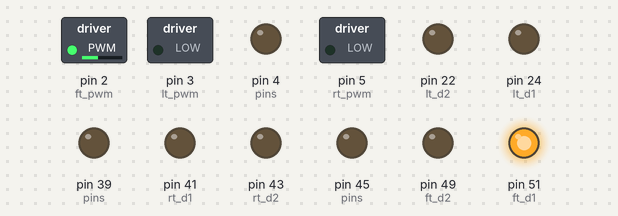
This sketch was run on a simulated Arduino Mega 2560, built with avr-gcc and run on an emulated ATmega2560. On the bench: switched loads named in the sketch (green lamp = pin HIGH), output pins drawn as LEDs (lit = HIGH). What the sketch prints to the serial monitor is not drawn.

Above: at 0.1 s.
At 2.1 s:
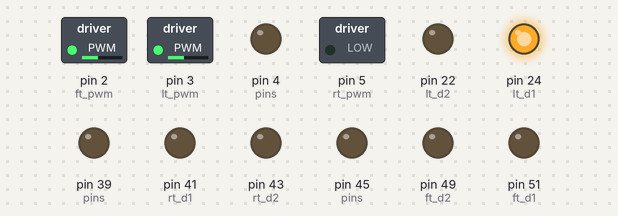
At 8.1 s:
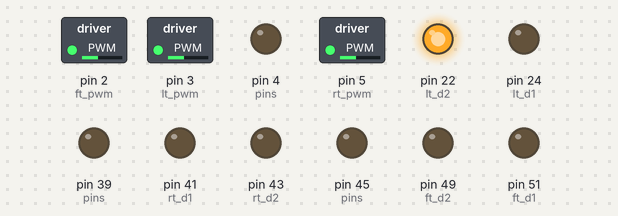
At 18.1 s:
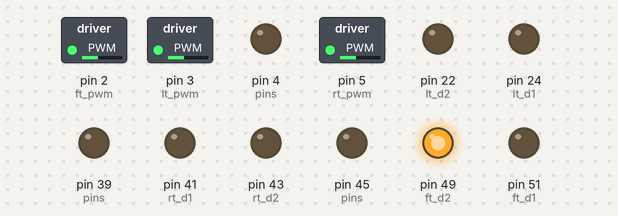
At 28.1 s:
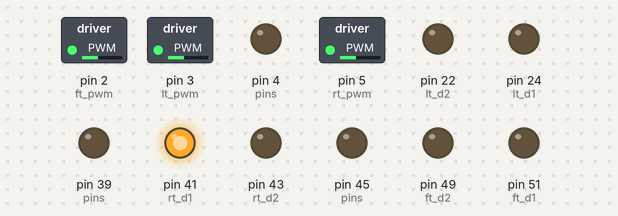
At 38.1 s:
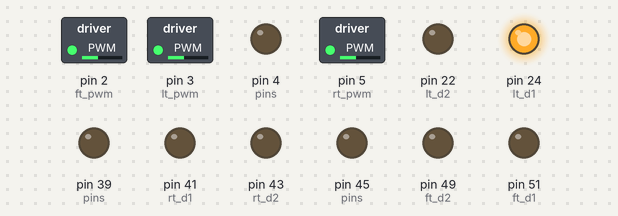
Timing chart, 0 to 39.6 s (numbered marks = the images above):
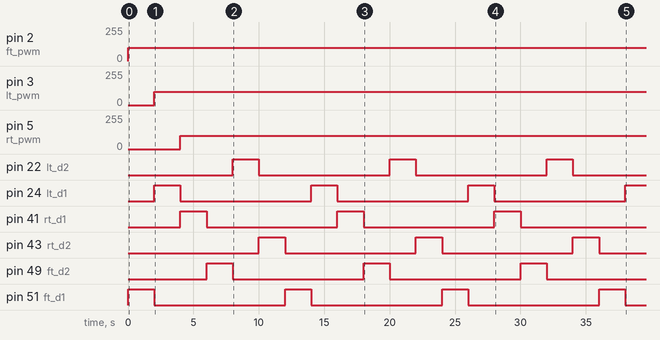

The sketch:

wro_tetris-2018.ino
```cpp
#define ENC_FR 0x5
#define ENC_LT 0x6
#define ENC_RT 0x7
#define motor_debug true

#include<Wire.h>


//Motor Pinouts :

//Front Wheel
constexpr int ft_d1 = 51;
constexpr int ft_d2 = 49;
constexpr int ft_pwm = 2;

//Left Wheel
constexpr int lt_d1 = 24;
constexpr int lt_d2 = 22;
constexpr int lt_pwm = 3;

//Right Wheel
constexpr int rt_d1 = 41;
constexpr int rt_d2 = 43;
constexpr int rt_pwm = 5;

//Clamping Rack & Pinion Motor
constexpr int rp_d1 = 39;
constexpr int rp_d2 = 45;
constexpr int rp_pwm = 4;

constexpr int pins[] = {51, 49, 2, 24, 22, 3, 41, 43, 5, 39, 45, 4};
```

bno.ino
```cpp
////BNO/////
#define BNO055_ADDRESS          0x29
#define BNO055_ST_RESULT        0x36

byte lsb_yaw;
byte msb_yaw;
double yaw = 0;
double yaw_offset = 0;

void bnoSelftest(){
    SerialFlush();
    Wire.beginTransmission(BNO055_ADDRESS);
    Wire.write(BNO055_ST_RESULT);
    Wire.endTransmission();
    Wire.requestFrom(BNO055_ADDRESS, (size_t) 1);
    byte selftest = Wire.read();

    if(selftest & 0x01) {
      Serial.println("accelerometer passed selftest");
    } else {
      Serial.println("accelerometer failed selftest");
    }
    if(selftest & 0x02) {
      Serial.println("magnetometer passed selftest");
    } else {
      Serial.println("magnetometer failed selftest");
    }
    if(selftest & 0x04) {
      Serial.println("gyroscope passed selftest");
    } else {
      Serial.println("gyroscope failed selftest");
    }
    if(selftest & 0x08) {
      Serial.println("MCU passed selftest");
    } else {
      Serial.println("MCU failed selftest");
    }
    while(!Serial.available()){
      Serial.print("YAW : : ");
      Serial.println(getYaw());
    }
    SerialFlush();
}

bool bnoInitialize() {
  Wire.beginTransmission(BNO055_ADDRESS);
  byte error = Wire.endTransmission();
  if(error!=0)
    return false;
  Wire.beginTransmission(BNO055_ADDRESS);
  Wire.write(0x3D);
  Wire.write(0x0C);
  Wire.endTransmission();
  delay(10);

  for (int i = 0; i < 50; i++) {
    Wire.beginTransmission(BNO055_ADDRESS);
    Wire.write(0x1A);
    Wire.endTransmission();
    Wire.requestFrom(BNO055_ADDRESS, 2);
    lsb_yaw = Wire.read();
    msb_yaw = Wire.read();
    yaw_offset = yaw_offset + (((((int)msb_yaw) << 8) | lsb_yaw));
  }
  yaw_offset /= 800;
  Serial.println(yaw_offset);
  delay(50);
  return true;
}

double getYaw() {
  Wire.beginTransmission(BNO055_ADDRESS);
  Wire.write(0x1A);
  Wire.endTransmission();
  Wire.requestFrom(BNO055_ADDRESS, 2);
  lsb_yaw = Wire.read();
  msb_yaw = Wire.read();
  yaw = (((((int)msb_yaw) << 8) | lsb_yaw));
  yaw /= 16;
  yaw = yaw - yaw_offset;
  if (yaw < 0)
    yaw += 360;
  Serial.println(yaw);
  return yaw;
}
```

drive.ino
```cpp
enum motors{back, left, right, all};

void stopMotor(int motor, bool hardBrake = false){
    switch(motor){
        case back:
            digitalWrite(ft_d1, hardBrake);
            digitalWrite(ft_d2, hardBrake);
            break;
        case left:
            digitalWrite(lt_d1, hardBrake);
            digitalWrite(lt_d2, hardBrake);
            break;
        case right:
            digitalWrite(rt_d1, hardBrake);
            digitalWrite(rt_d2, hardBrake);
        case all:
            digitalWrite(ft_d1, hardBrake);
            digitalWrite(ft_d2, hardBrake);
            digitalWrite(lt_d1, hardBrake);
            digitalWrite(lt_d2, hardBrake);
            digitalWrite(rt_d1, hardBrake);
            digitalWrite(rt_d2, hardBrake);
    }
}

int current_pwm[3] = {0};
void writeMotor(int motor, int pwm){
    switch(motor){
        case back:
            digitalWrite(ft_d1, pwm > 0);
            digitalWrite(ft_d2, pwm < 0);
            analogWrite(ft_pwm, abs(pwm));
            current_pwm[0] = pwm;
            break;
        case left:
            digitalWrite(lt_d1, pwm > 0);
            digitalWrite(lt_d2, pwm < 0);
            analogWrite(lt_pwm, abs(pwm));
            current_pwm[1] = pwm;

            break;
        case right:
            digitalWrite(rt_d1, pwm > 0);
            digitalWrite(rt_d2, pwm < 0);
            analogWrite(rt_pwm, abs(pwm));
            current_pwm[2] = pwm;
            break;
    }
    if(motor_debug){
                Serial.print("FT_PWM : : ");
                Serial.print(current_pwm[0]);
                Serial.print("\tLT_PWM : : ");
                Serial.print(current_pwm[1]);
                Serial.print("\tRT_PWM : : ");
                Serial.print(current_pwm[2]);
            }
}
```

loop.ino
```cpp
void loop(){
    writeMotor(back, 100);
    delay(2000);
    stopMotor(all);
    writeMotor(left, 100);
    delay(2000);
    stopMotor(all);
    writeMotor(right, 100);
    delay(2000);
    stopMotor(all);
    writeMotor(back, -100);
    delay(2000);
    stopMotor(all);
    writeMotor(left, -100);
    delay(2000);
    stopMotor(all);
    writeMotor(right, -100);
    delay(2000);
    stopMotor(all);
}
```

misc.ino
```cpp
void SerialFlush(){
    while(Serial.available())
        char ch = Serial.read();
}
```

setup.ino
```cpp
void setup(){
    Serial.begin(115200);
    Serial.println("Setting up the bot.");
    Wire.begin();
    for (int i : pins)
        pinMode(i, OUTPUT);
    //  while(!bnoInitialize()){
    //      Serial.println("BNO not connected. Trying to reconnect.");
    //      delay(200);
    //  }
    Serial.println("Setup Complete.");
}
```

Measured:
- by itself, pin 2 (ft_pwm): 0/255 → 100/255 at 0.00 s
- by itself, pin 3 (lt_pwm): 0/255 → 100/255 at 2.0 s
- by itself, pin 5 (rt_pwm): 0/255 → 100/255 at 4.0 s
- by itself, pin 22 (lt_d2), pin 24 (lt_d1), pin 41 (rt_d1), pin 43 (rt_d2), pin 49 (ft_d2), pin 51 (ft_d1): alternates HIGH for 2.0 s and LOW for 10.0 s
